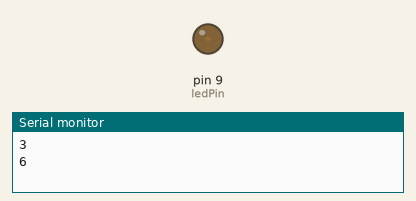
Recording of a sketch running on a simulated Arduino Uno, built with avr-gcc and run on an emulated ATmega328P. Shown: output pins drawn as LEDs (lit = HIGH), the last lines printed to the serial monitor.

Above: at 0.05 s.
At 1.15 s:
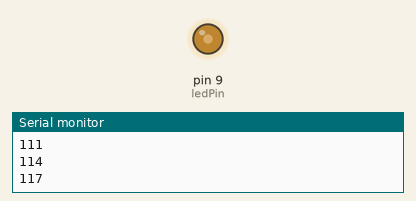
At 2.3 s:
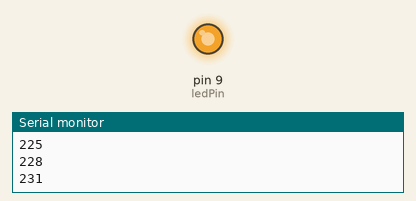
At 4.6 s:
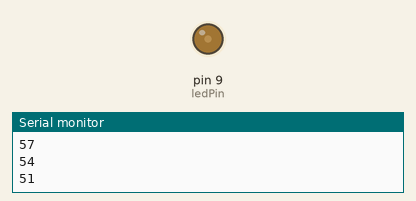
Timing chart, 0 to 6.7 s (numbered marks = the images above):
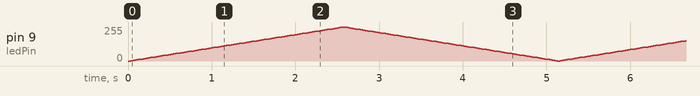

The sketch:

2_breathing_LED.ino
```cpp
// 定义LED连接的引脚
const int ledPin = 9;  // 使用PWM的引脚

// 定义亮度和变化量
int brightness = 0;    // LED的当前亮度
int fadeAmount = 3;    // 每次循环改变的亮度量

void setup() {
  Serial.begin(9600);
  // 初始化 LED 引脚为输出
  pinMode(ledPin, OUTPUT);
}

void loop() {
  // 设置LED的亮度
  analogWrite(ledPin, brightness);

  // 改变亮度
  brightness = brightness + fadeAmount;

  // 当亮度到达极限时反转亮度变化方向
  if (brightness <= 0 || brightness >= 255) {
    fadeAmount = -fadeAmount;  // 反转变化方向
  }
  Serial.println(brightness);
  // 控制呼吸的速度
  delay(30);  // 调整这个值来改变呼吸的速度
}
```
